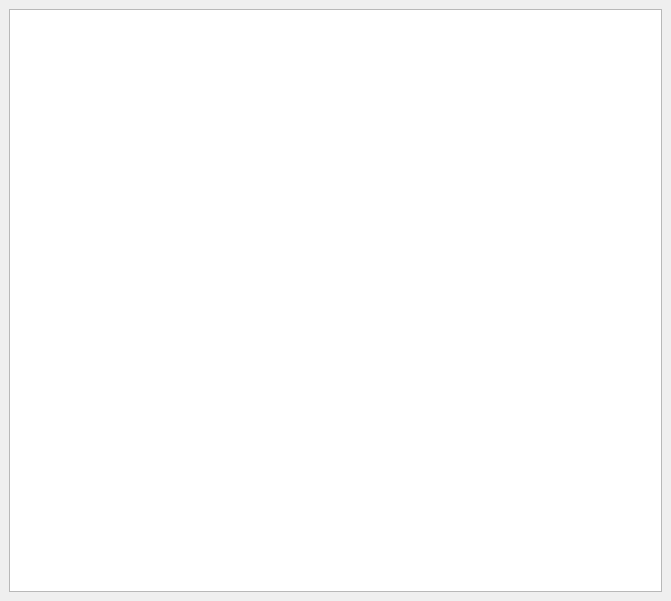
<?xml version="1.0" encoding="UTF-8"?>
<ui version="4.0">
 <class>CalcWindow</class>
 <widget class="QMainWindow" name="CalcWindow">
  <property name="geometry">
   <rect>
    <x>0</x>
    <y>0</y>
    <width>671</width>
    <height>601</height>
   </rect>
  </property>
  <property name="windowTitle">
   <string>Calculator</string>
  </property>
  <property name="windowIcon">
   <iconset resource="../turing.qrc">
    <normaloff>:/action/media/calculator.png</normaloff>:/action/media/calculator.png</iconset>
  </property>
  <property name="iconSize">
   <size>
    <width>16</width>
    <height>16</height>
   </size>
  </property>
  <widget class="QWidget" name="centralwidget">
   <layout class="QVBoxLayout" name="verticalLayout">
    <item>
     <widget class="QListWidget" name="lstHistory"/>
    </item>
   </layout>
  </widget>
 </widget>
 <resources>
  <include location="../turing.qrc"/>
 </resources>
 <connections/>
</ui>
